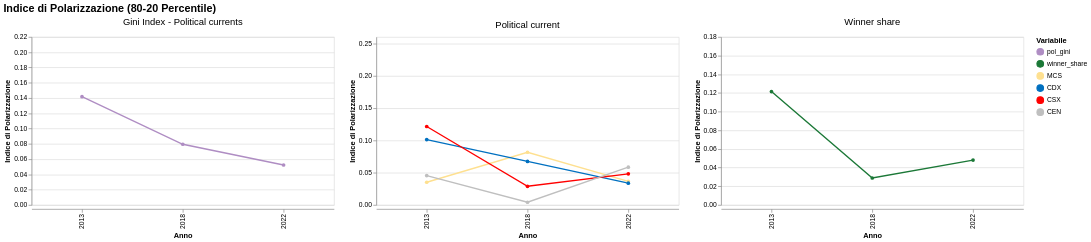

Vega-Lite specification for this chart:
### Vega-Lite specification from a JSON file in a GitHub repository (floating-point values rounded to 4 significant figures)
{"usermeta": {"embedOptions": {"theme": "fivethirtyeight"}}, "config": {"view": {"continuousWidth": 300, "continuousHeight": 300}}, "data": {"name": "data-5b9dac60241140b8bfc4793737256e51"}, "facet": {"field": "group", "header": {"labelFontSize": 14}, "title": null, "type": "nominal"}, "spec": {"layer": [{"mark": {"type": "line", "point": true}, "encoding": {"color": {"field": "variable_label", "scale": {"domain": ["pol_gini", "winner_share", "MCS", "CDX", "CSX", "CEN"], "range": ["#af8dc3", "#1b7837", "#fee090", "#0070C0", "#FF0000", "#BFBFBF"]}, "title": "Variabile", "type": "nominal"}, "tooltip": [{"field": "CITY", "title": "Città", "type": "nominal"}, {"field": "variable", "title": "Variabile", "type": "nominal"}, {"field": "YEAR", "title": "Anno", "type": "ordinal"}, {"field": "polar_80_20", "format": ".3f", "title": "80/20 Ratio", "type": "quantitative"}, {"field": "p_value", "format": ".3f", "title": "p-value", "type": "quantitative"}], "x": {"field": "YEAR", "title": "Anno", "type": "ordinal"}, "y": {"field": "polar_80_20", "title": "Indice di Polarizzazione", "type": "quantitative"}}, "transform": [{"joinaggregate": [{"op": "min", "field": "polar_80_20", "as": "y_min"}, {"op": "max", "field": "polar_80_20", "as": "y_max"}], "groupby": ["group"]}, {"filter": "(datum.CITY === Città)"}]}, {"mark": {"type": "rule", "opacity": 0}, "encoding": {"y": {"field": "y_min", "type": "quantitative"}, "y2": {"field": "y_max"}}, "transform": [{"joinaggregate": [{"op": "min", "field": "polar_80_20", "as": "y_min"}, {"op": "max", "field": "polar_80_20", "as": "y_max"}], "groupby": ["group"]}]}], "height": 250, "width": 450}, "columns": 3, "params": [{"name": "Città", "bind": {"input": "select", "options": ["Bologna", "Firenze", "Milano", "Napoli", "Roma", "Torino"], "name": "Città: "}, "value": "Bologna"}], "resolve": {"scale": {"y": "independent"}}, "title": {"text": "Indice di Polarizzazione (80-20 Percentile)", "fontSize": 16}, "$schema": "https://vega.github.io/schema/vega-lite/v5.20.1.json", "datasets": {"data-5b9dac60241140b8bfc4793737256e51": [{"CITY": "Bologna", "YEAR": 2013, "variable": "pol_gini", "moran_I": 0.4213, "p_value": 0.001, "z_score": 4.729, "expected_I": -0.0625, "n_areas": 17, "n_islands": 0.0, "n_components": 1.0, "note": "ok", "polar_80_20": 0.1418, "variable_label": "pol_gini", "group": "Gini Index - Political currents"}, {"CITY": "Bologna", "YEAR": 2018, "variable": "pol_gini", "moran_I": 0.2624, "p_value": 0.009, "z_score": 2.968, "expected_I": -0.0625, "n_areas": 17, "n_islands": 0.0, "n_components": 1.0, "note": "ok", "polar_80_20": 0.0795, "variable_label": "pol_gini", "group": "Gini Index - Political currents"}, {"CITY": "Bologna", "YEAR": 2022, "variable": "pol_gini", "moran_I": 0.3092, "p_value": 0.002, "z_score": 3.658, "expected_I": -0.0625, "n_areas": 17, "n_islands": 0.0, "n_components": 1.0, "note": "ok", "polar_80_20": 0.05236, "variable_label": "pol_gini", "group": "Gini Index - Political currents"}, {"CITY": "Firenze", "YEAR": 2013, "variable": "pol_gini", "moran_I": 0.3039, "p_value": 0.002, "z_score": 4.358, "expected_I": -0.01961, "n_areas": 52, "n_islands": 0.0, "n_components": 1.0, "note": "ok", "polar_80_20": 0.1078, "variable_label": "pol_gini", "group": "Gini Index - Political currents"}, {"CITY": "Firenze", "YEAR": 2018, "variable": "pol_gini", "moran_I": 0.4095, "p_value": 0.001, "z_score": 5.692, "expected_I": -0.01961, "n_areas": 52, "n_islands": 0.0, "n_components": 1.0, "note": "ok", "polar_80_20": 0.08046, "variable_label": "pol_gini", "group": "Gini Index - Political currents"}, {"CITY": "Firenze", "YEAR": 2022, "variable": "pol_gini", "moran_I": -0.08583, "p_value": 0.193, "z_score": -0.8838, "expected_I": -0.02, "n_areas": 51, "n_islands": 0.0, "n_components": 1.0, "note": "ok", "polar_80_20": 0.04824, "variable_label": "pol_gini", "group": "Gini Index - Political currents"}, {"CITY": "Milano", "YEAR": 2013, "variable": "pol_gini", "moran_I": 0.2334, "p_value": 0.003, "z_score": 3.586, "expected_I": -0.01493, "n_areas": 68, "n_islands": 0.0, "n_components": 1.0, "note": "ok", "polar_80_20": 0.04914, "variable_label": "pol_gini", "group": "Gini Index - Political currents"}, {"CITY": "Milano", "YEAR": 2018, "variable": "pol_gini", "moran_I": 0.7011, "p_value": 0.001, "z_score": 10.29, "expected_I": -0.01493, "n_areas": 68, "n_islands": 0.0, "n_components": 1.0, "note": "ok", "polar_80_20": 0.1243, "variable_label": "pol_gini", "group": "Gini Index - Political currents"}, {"CITY": "Milano", "YEAR": 2022, "variable": "pol_gini", "moran_I": 0.2556, "p_value": 0.002, "z_score": 3.887, "expected_I": -0.01493, "n_areas": 68, "n_islands": 0.0, "n_components": 1.0, "note": "ok", "polar_80_20": 0.0619, "variable_label": "pol_gini", "group": "Gini Index - Political currents"}, {"CITY": "Napoli", "YEAR": 2013, "variable": "pol_gini", "moran_I": 0.1131, "p_value": 0.074, "z_score": 1.597, "expected_I": -0.03571, "n_areas": 29, "n_islands": 0.0, "n_components": 1.0, "note": "ok", "polar_80_20": 0.07225, "variable_label": "pol_gini", "group": "Gini Index - Political currents"}, {"CITY": "Napoli", "YEAR": 2018, "variable": "pol_gini", "moran_I": 0.5153, "p_value": 0.001, "z_score": 6.075, "expected_I": -0.03571, "n_areas": 29, "n_islands": 0.0, "n_components": 1.0, "note": "ok", "polar_80_20": 0.1636, "variable_label": "pol_gini", "group": "Gini Index - Political currents"}, {"CITY": "Napoli", "YEAR": 2022, "variable": "pol_gini", "moran_I": 0.4778, "p_value": 0.001, "z_score": 5.76, "expected_I": -0.03571, "n_areas": 29, "n_islands": 0.0, "n_components": 1.0, "note": "ok", "polar_80_20": 0.2007, "variable_label": "pol_gini", "group": "Gini Index - Political currents"}, {"CITY": "Roma", "YEAR": 2013, "variable": "pol_gini", "moran_I": 0.3019, "p_value": 0.001, "z_score": 5.987, "expected_I": -0.0102, "n_areas": 99, "n_islands": 0.0, "n_components": 1.0, "note": "ok", "polar_80_20": 0.07039, "variable_label": "pol_gini", "group": "Gini Index - Political currents"}, {"CITY": "Roma", "YEAR": 2018, "variable": "pol_gini", "moran_I": 0.619, "p_value": 0.001, "z_score": 10.94, "expected_I": -0.0102, "n_areas": 99, "n_islands": 0.0, "n_components": 1.0, "note": "ok", "polar_80_20": 0.1308, "variable_label": "pol_gini", "group": "Gini Index - Political currents"}, {"CITY": "Roma", "YEAR": 2022, "variable": "pol_gini", "moran_I": 0.3678, "p_value": 0.001, "z_score": 6.978, "expected_I": -0.01031, "n_areas": 98, "n_islands": 0.0, "n_components": 1.0, "note": "ok", "polar_80_20": 0.0844, "variable_label": "pol_gini", "group": "Gini Index - Political currents"}, {"CITY": "Torino", "YEAR": 2013, "variable": "pol_gini", "moran_I": 0.2186, "p_value": 0.001, "z_score": 3.332, "expected_I": -0.01408, "n_areas": 72, "n_islands": 0.0, "n_components": 1.0, "note": "ok", "polar_80_20": 0.07119, "variable_label": "pol_gini", "group": "Gini Index - Political currents"}, {"CITY": "Torino", "YEAR": 2018, "variable": "pol_gini", "moran_I": 0.7142, "p_value": 0.001, "z_score": 10.53, "expected_I": -0.01408, "n_areas": 72, "n_islands": 0.0, "n_components": 1.0, "note": "ok", "polar_80_20": 0.1784, "variable_label": "pol_gini", "group": "Gini Index - Political currents"}, {"CITY": "Torino", "YEAR": 2022, "variable": "pol_gini", "moran_I": 0.3436, "p_value": 0.001, "z_score": 5.326, "expected_I": -0.01408, "n_areas": 72, "n_islands": 0.0, "n_components": 1.0, "note": "ok", "polar_80_20": 0.07377, "variable_label": "pol_gini", "group": "Gini Index - Political currents"}, {"CITY": "Bologna", "YEAR": 2013, "variable": "winner_share", "moran_I": 0.357, "p_value": 0.002, "z_score": 3.948, "expected_I": -0.0625, "n_areas": 17, "n_islands": 0.0, "n_components": 1.0, "note": "ok", "polar_80_20": 0.1215, "variable_label": "winner_share", "group": "Winner share"}, {"CITY": "Bologna", "YEAR": 2018, "variable": "winner_share", "moran_I": -0.01872, "p_value": 0.282, "z_score": 0.4669, "expected_I": -0.0625, "n_areas": 17, "n_islands": 0.0, "n_components": 1.0, "note": "ok", "polar_80_20": 0.0289, "variable_label": "winner_share", "group": "Winner share"}, {"CITY": "Bologna", "YEAR": 2022, "variable": "winner_share", "moran_I": 0.1548, "p_value": 0.033, "z_score": 2.05, "expected_I": -0.0625, "n_areas": 17, "n_islands": 0.0, "n_components": 1.0, "note": "ok", "polar_80_20": 0.04812, "variable_label": "winner_share", "group": "Winner share"}, {"CITY": "Firenze", "YEAR": 2013, "variable": "winner_share", "moran_I": 0.2467, "p_value": 0.002, "z_score": 3.457, "expected_I": -0.01961, "n_areas": 52, "n_islands": 0.0, "n_components": 1.0, "note": "ok", "polar_80_20": 0.08203, "variable_label": "winner_share", "group": "Winner share"}, {"CITY": "Firenze", "YEAR": 2018, "variable": "winner_share", "moran_I": 0.2088, "p_value": 0.004, "z_score": 3.014, "expected_I": -0.01961, "n_areas": 52, "n_islands": 0.0, "n_components": 1.0, "note": "ok", "polar_80_20": 0.07098, "variable_label": "winner_share", "group": "Winner share"}, {"CITY": "Firenze", "YEAR": 2022, "variable": "winner_share", "moran_I": -0.01974, "p_value": 0.475, "z_score": -0.01521, "expected_I": -0.02, "n_areas": 51, "n_islands": 0.0, "n_components": 1.0, "note": "ok", "polar_80_20": 0.05926, "variable_label": "winner_share", "group": "Winner share"}, {"CITY": "Milano", "YEAR": 2013, "variable": "winner_share", "moran_I": 0.02962, "p_value": 0.256, "z_score": 0.6453, "expected_I": -0.01493, "n_areas": 68, "n_islands": 0.0, "n_components": 1.0, "note": "ok", "polar_80_20": 0.03434, "variable_label": "winner_share", "group": "Winner share"}, {"CITY": "Milano", "YEAR": 2018, "variable": "winner_share", "moran_I": 0.5702, "p_value": 0.001, "z_score": 8.869, "expected_I": -0.01493, "n_areas": 68, "n_islands": 0.0, "n_components": 1.0, "note": "ok", "polar_80_20": 0.09536, "variable_label": "winner_share", "group": "Winner share"}, {"CITY": "Milano", "YEAR": 2022, "variable": "winner_share", "moran_I": 0.1787, "p_value": 0.006, "z_score": 2.779, "expected_I": -0.01493, "n_areas": 68, "n_islands": 0.0, "n_components": 1.0, "note": "ok", "polar_80_20": 0.0724, "variable_label": "winner_share", "group": "Winner share"}, {"CITY": "Napoli", "YEAR": 2013, "variable": "winner_share", "moran_I": -0.05276, "p_value": 0.456, "z_score": -0.1908, "expected_I": -0.03571, "n_areas": 29, "n_islands": 0.0, "n_components": 1.0, "note": "ok", "polar_80_20": 0.06305, "variable_label": "winner_share", "group": "Winner share"}, {"CITY": "Napoli", "YEAR": 2018, "variable": "winner_share", "moran_I": 0.5078, "p_value": 0.001, "z_score": 5.791, "expected_I": -0.03571, "n_areas": 29, "n_islands": 0.0, "n_components": 1.0, "note": "ok", "polar_80_20": 0.1789, "variable_label": "winner_share", "group": "Winner share"}, {"CITY": "Napoli", "YEAR": 2022, "variable": "winner_share", "moran_I": 0.5351, "p_value": 0.001, "z_score": 6.111, "expected_I": -0.03571, "n_areas": 29, "n_islands": 0.0, "n_components": 1.0, "note": "ok", "polar_80_20": 0.1551, "variable_label": "winner_share", "group": "Winner share"}, {"CITY": "Roma", "YEAR": 2013, "variable": "winner_share", "moran_I": 0.3277, "p_value": 0.001, "z_score": 6.057, "expected_I": -0.0102, "n_areas": 99, "n_islands": 0.0, "n_components": 1.0, "note": "ok", "polar_80_20": 0.064, "variable_label": "winner_share", "group": "Winner share"}, {"CITY": "Roma", "YEAR": 2018, "variable": "winner_share", "moran_I": 0.5313, "p_value": 0.001, "z_score": 9.862, "expected_I": -0.0102, "n_areas": 99, "n_islands": 0.0, "n_components": 1.0, "note": "ok", "polar_80_20": 0.08773, "variable_label": "winner_share", "group": "Winner share"}, {"CITY": "Roma", "YEAR": 2022, "variable": "winner_share", "moran_I": 0.3516, "p_value": 0.001, "z_score": 6.562, "expected_I": -0.01031, "n_areas": 98, "n_islands": 0.0, "n_components": 1.0, "note": "ok", "polar_80_20": 0.08898, "variable_label": "winner_share", "group": "Winner share"}, {"CITY": "Torino", "YEAR": 2013, "variable": "winner_share", "moran_I": 0.1628, "p_value": 0.011, "z_score": 2.618, "expected_I": -0.01408, "n_areas": 72, "n_islands": 0.0, "n_components": 1.0, "note": "ok", "polar_80_20": 0.04078, "variable_label": "winner_share", "group": "Winner share"}, {"CITY": "Torino", "YEAR": 2018, "variable": "winner_share", "moran_I": 0.6614, "p_value": 0.001, "z_score": 9.953, "expected_I": -0.01408, "n_areas": 72, "n_islands": 0.0, "n_components": 1.0, "note": "ok", "polar_80_20": 0.1186, "variable_label": "winner_share", "group": "Winner share"}, {"CITY": "Torino", "YEAR": 2022, "variable": "winner_share", "moran_I": 0.2896, "p_value": 0.001, "z_score": 4.486, "expected_I": -0.01408, "n_areas": 72, "n_islands": 0.0, "n_components": 1.0, "note": "ok", "polar_80_20": 0.07506, "variable_label": "winner_share", "group": "Winner share"}, {"CITY": "Bologna", "YEAR": 2013, "variable": "_MCS_share", "moran_I": 0.3206, "p_value": 0.001, "z_score": 3.603, "expected_I": -0.0625, "n_areas": 17, "n_islands": 0.0, "n_components": 1.0, "note": "ok", "polar_80_20": 0.03517, "variable_label": "MCS", "group": "Political current"}, {"CITY": "Bologna", "YEAR": 2018, "variable": "_MCS_share", "moran_I": 0.3877, "p_value": 0.001, "z_score": 4.455, "expected_I": -0.0625, "n_areas": 17, "n_islands": 0.0, "n_components": 1.0, "note": "ok", "polar_80_20": 0.08156, "variable_label": "MCS", "group": "Political current"}, {"CITY": "Bologna", "YEAR": 2022, "variable": "_MCS_share", "moran_I": 0.3549, "p_value": 0.001, "z_score": 3.797, "expected_I": -0.0625, "n_areas": 17, "n_islands": 0.0, "n_components": 1.0, "note": "ok", "polar_80_20": 0.03642, "variable_label": "MCS", "group": "Political current"}, {"CITY": "Firenze", "YEAR": 2013, "variable": "_MCS_share", "moran_I": 0.3943, "p_value": 0.001, "z_score": 5.509, "expected_I": -0.01961, "n_areas": 52, "n_islands": 0.0, "n_components": 1.0, "note": "ok", "polar_80_20": 0.03619, "variable_label": "MCS", "group": "Political current"}, {"CITY": "Firenze", "YEAR": 2018, "variable": "_MCS_share", "moran_I": 0.3074, "p_value": 0.001, "z_score": 4.575, "expected_I": -0.01961, "n_areas": 52, "n_islands": 0.0, "n_components": 1.0, "note": "ok", "polar_80_20": 0.07519, "variable_label": "MCS", "group": "Political current"}, {"CITY": "Firenze", "YEAR": 2022, "variable": "_MCS_share", "moran_I": 0.3693, "p_value": 0.001, "z_score": 5.088, "expected_I": -0.02, "n_areas": 51, "n_islands": 0.0, "n_components": 1.0, "note": "ok", "polar_80_20": 0.0407, "variable_label": "MCS", "group": "Political current"}, {"CITY": "Milano", "YEAR": 2013, "variable": "_MCS_share", "moran_I": 0.4775, "p_value": 0.001, "z_score": 7.144, "expected_I": -0.01493, "n_areas": 68, "n_islands": 0.0, "n_components": 1.0, "note": "ok", "polar_80_20": 0.05942, "variable_label": "MCS", "group": "Political current"}, {"CITY": "Milano", "YEAR": 2018, "variable": "_MCS_share", "moran_I": 0.6644, "p_value": 0.001, "z_score": 9.544, "expected_I": -0.01493, "n_areas": 68, "n_islands": 0.0, "n_components": 1.0, "note": "ok", "polar_80_20": 0.08918, "variable_label": "MCS", "group": "Political current"}, {"CITY": "Milano", "YEAR": 2022, "variable": "_MCS_share", "moran_I": 0.5466, "p_value": 0.001, "z_score": 8.538, "expected_I": -0.01493, "n_areas": 68, "n_islands": 0.0, "n_components": 1.0, "note": "ok", "polar_80_20": 0.05176, "variable_label": "MCS", "group": "Political current"}, {"CITY": "Napoli", "YEAR": 2013, "variable": "_MCS_share", "moran_I": 0.1404, "p_value": 0.042, "z_score": 1.853, "expected_I": -0.03571, "n_areas": 29, "n_islands": 0.0, "n_components": 1.0, "note": "ok", "polar_80_20": 0.03565, "variable_label": "MCS", "group": "Political current"}, {"CITY": "Napoli", "YEAR": 2018, "variable": "_MCS_share", "moran_I": 0.4664, "p_value": 0.001, "z_score": 5.162, "expected_I": -0.03571, "n_areas": 29, "n_islands": 0.0, "n_components": 1.0, "note": "ok", "polar_80_20": 0.1789, "variable_label": "MCS", "group": "Political current"}, {"CITY": "Napoli", "YEAR": 2022, "variable": "_MCS_share", "moran_I": 0.4926, "p_value": 0.001, "z_score": 5.805, "expected_I": -0.03571, "n_areas": 29, "n_islands": 0.0, "n_components": 1.0, "note": "ok", "polar_80_20": 0.2426, "variable_label": "MCS", "group": "Political current"}, {"CITY": "Roma", "YEAR": 2013, "variable": "_MCS_share", "moran_I": 0.781, "p_value": 0.001, "z_score": 14.0, "expected_I": -0.0102, "n_areas": 99, "n_islands": 0.0, "n_components": 1.0, "note": "ok", "polar_80_20": 0.1411, "variable_label": "MCS", "group": "Political current"}, {"CITY": "Roma", "YEAR": 2018, "variable": "_MCS_share", "moran_I": 0.8009, "p_value": 0.001, "z_score": 14.06, "expected_I": -0.0102, "n_areas": 99, "n_islands": 0.0, "n_components": 1.0, "note": "ok", "polar_80_20": 0.1976, "variable_label": "MCS", "group": "Political current"}, {"CITY": "Roma", "YEAR": 2022, "variable": "_MCS_share", "moran_I": 0.7633, "p_value": 0.001, "z_score": 14.07, "expected_I": -0.01031, "n_areas": 98, "n_islands": 0.0, "n_components": 1.0, "note": "ok", "polar_80_20": 0.08728, "variable_label": "MCS", "group": "Political current"}, {"CITY": "Torino", "YEAR": 2013, "variable": "_MCS_share", "moran_I": 0.6218, "p_value": 0.001, "z_score": 9.532, "expected_I": -0.01408, "n_areas": 72, "n_islands": 0.0, "n_components": 1.0, "note": "ok", "polar_80_20": 0.1019, "variable_label": "MCS", "group": "Political current"}, {"CITY": "Torino", "YEAR": 2018, "variable": "_MCS_share", "moran_I": 0.6723, "p_value": 0.001, "z_score": 10.11, "expected_I": -0.01408, "n_areas": 72, "n_islands": 0.0, "n_components": 1.0, "note": "ok", "polar_80_20": 0.1518, "variable_label": "MCS", "group": "Political current"}, {"CITY": "Torino", "YEAR": 2022, "variable": "_MCS_share", "moran_I": 0.6515, "p_value": 0.001, "z_score": 10.1, "expected_I": -0.01408, "n_areas": 72, "n_islands": 0.0, "n_components": 1.0, "note": "ok", "polar_80_20": 0.08095, "variable_label": "MCS", "group": "Political current"}, {"CITY": "Bologna", "YEAR": 2013, "variable": "_CDX_share", "moran_I": 0.3403, "p_value": 0.002, "z_score": 3.925, "expected_I": -0.0625, "n_areas": 17, "n_islands": 0.0, "n_components": 1.0, "note": "ok", "polar_80_20": 0.1011, "variable_label": "CDX", "group": "Political current"}, {"CITY": "Bologna", "YEAR": 2018, "variable": "_CDX_share", "moran_I": 0.3403, "p_value": 0.001, "z_score": 4.041, "expected_I": -0.0625, "n_areas": 17, "n_islands": 0.0, "n_components": 1.0, "note": "ok", "polar_80_20": 0.06741, "variable_label": "CDX", "group": "Political current"}, {"CITY": "Bologna", "YEAR": 2022, "variable": "_CDX_share", "moran_I": -0.05347, "p_value": 0.406, "z_score": 0.123, "expected_I": -0.0625, "n_areas": 17, "n_islands": 0.0, "n_components": 1.0, "note": "ok", "polar_80_20": 0.03367, "variable_label": "CDX", "group": "Political current"}, {"CITY": "Firenze", "YEAR": 2013, "variable": "_CDX_share", "moran_I": 0.1743, "p_value": 0.008, "z_score": 2.783, "expected_I": -0.01961, "n_areas": 52, "n_islands": 0.0, "n_components": 1.0, "note": "ok", "polar_80_20": 0.06612, "variable_label": "CDX", "group": "Political current"}, {"CITY": "Firenze", "YEAR": 2018, "variable": "_CDX_share", "moran_I": -0.06646, "p_value": 0.237, "z_score": -0.7246, "expected_I": -0.01961, "n_areas": 52, "n_islands": 0.0, "n_components": 1.0, "note": "ok", "polar_80_20": 0.05435, "variable_label": "CDX", "group": "Political current"}, {"CITY": "Firenze", "YEAR": 2022, "variable": "_CDX_share", "moran_I": 0.07286, "p_value": 0.111, "z_score": 1.256, "expected_I": -0.02, "n_areas": 51, "n_islands": 0.0, "n_components": 1.0, "note": "ok", "polar_80_20": 0.06401, "variable_label": "CDX", "group": "Political current"}, {"CITY": "Milano", "YEAR": 2013, "variable": "_CDX_share", "moran_I": 0.05784, "p_value": 0.145, "z_score": 1.087, "expected_I": -0.01493, "n_areas": 68, "n_islands": 0.0, "n_components": 1.0, "note": "ok", "polar_80_20": 0.04504, "variable_label": "CDX", "group": "Political current"}, {"CITY": "Milano", "YEAR": 2018, "variable": "_CDX_share", "moran_I": 0.1479, "p_value": 0.019, "z_score": 2.251, "expected_I": -0.01493, "n_areas": 68, "n_islands": 0.0, "n_components": 1.0, "note": "ok", "polar_80_20": 0.05432, "variable_label": "CDX", "group": "Political current"}, {"CITY": "Milano", "YEAR": 2022, "variable": "_CDX_share", "moran_I": 0.471, "p_value": 0.001, "z_score": 6.617, "expected_I": -0.01493, "n_areas": 68, "n_islands": 0.0, "n_components": 1.0, "note": "ok", "polar_80_20": 0.1069, "variable_label": "CDX", "group": "Political current"}, {"CITY": "Napoli", "YEAR": 2013, "variable": "_CDX_share", "moran_I": 0.2129, "p_value": 0.013, "z_score": 2.61, "expected_I": -0.03571, "n_areas": 29, "n_islands": 0.0, "n_components": 1.0, "note": "ok", "polar_80_20": 0.1227, "variable_label": "CDX", "group": "Political current"}, {"CITY": "Napoli", "YEAR": 2018, "variable": "_CDX_share", "moran_I": 0.009148, "p_value": 0.3, "z_score": 0.4181, "expected_I": -0.03571, "n_areas": 29, "n_islands": 0.0, "n_components": 1.0, "note": "ok", "polar_80_20": 0.08294, "variable_label": "CDX", "group": "Political current"}, {"CITY": "Napoli", "YEAR": 2022, "variable": "_CDX_share", "moran_I": 0.02774, "p_value": 0.209, "z_score": 0.7738, "expected_I": -0.03571, "n_areas": 29, "n_islands": 0.0, "n_components": 1.0, "note": "ok", "polar_80_20": 0.05782, "variable_label": "CDX", "group": "Political current"}, {"CITY": "Roma", "YEAR": 2013, "variable": "_CDX_share", "moran_I": 0.3942, "p_value": 0.001, "z_score": 7.04, "expected_I": -0.0102, "n_areas": 99, "n_islands": 0.0, "n_components": 1.0, "note": "ok", "polar_80_20": 0.08006, "variable_label": "CDX", "group": "Political current"}, {"CITY": "Roma", "YEAR": 2018, "variable": "_CDX_share", "moran_I": 0.3484, "p_value": 0.001, "z_score": 6.441, "expected_I": -0.0102, "n_areas": 99, "n_islands": 0.0, "n_components": 1.0, "note": "ok", "polar_80_20": 0.08319, "variable_label": "CDX", "group": "Political current"}, {"CITY": "Roma", "YEAR": 2022, "variable": "_CDX_share", "moran_I": 0.528, "p_value": 0.001, "z_score": 9.667, "expected_I": -0.01031, "n_areas": 98, "n_islands": 0.0, "n_components": 1.0, "note": "ok", "polar_80_20": 0.1304, "variable_label": "CDX", "group": "Political current"}, {"CITY": "Torino", "YEAR": 2013, "variable": "_CDX_share", "moran_I": 0.2754, "p_value": 0.001, "z_score": 4.492, "expected_I": -0.01408, "n_areas": 72, "n_islands": 0.0, "n_components": 1.0, "note": "ok", "polar_80_20": 0.0444, "variable_label": "CDX", "group": "Political current"}, {"CITY": "Torino", "YEAR": 2018, "variable": "_CDX_share", "moran_I": 0.3241, "p_value": 0.001, "z_score": 5.145, "expected_I": -0.01408, "n_areas": 72, "n_islands": 0.0, "n_components": 1.0, "note": "ok", "polar_80_20": 0.06248, "variable_label": "CDX", "group": "Political current"}, {"CITY": "Torino", "YEAR": 2022, "variable": "_CDX_share", "moran_I": 0.6268, "p_value": 0.001, "z_score": 9.511, "expected_I": -0.01408, "n_areas": 72, "n_islands": 0.0, "n_components": 1.0, "note": "ok", "polar_80_20": 0.132, "variable_label": "CDX", "group": "Political current"}, {"CITY": "Bologna", "YEAR": 2013, "variable": "_CSX_share", "moran_I": 0.357, "p_value": 0.002, "z_score": 4.131, "expected_I": -0.0625, "n_areas": 17, "n_islands": 0.0, "n_components": 1.0, "note": "ok", "polar_80_20": 0.1215, "variable_label": "CSX", "group": "Political current"}, {"CITY": "Bologna", "YEAR": 2018, "variable": "_CSX_share", "moran_I": -0.01872, "p_value": 0.327, "z_score": 0.3853, "expected_I": -0.0625, "n_areas": 17, "n_islands": 0.0, "n_components": 1.0, "note": "ok", "polar_80_20": 0.0289, "variable_label": "CSX", "group": "Political current"}, {"CITY": "Bologna", "YEAR": 2022, "variable": "_CSX_share", "moran_I": 0.1548, "p_value": 0.037, "z_score": 2.047, "expected_I": -0.0625, "n_areas": 17, "n_islands": 0.0, "n_components": 1.0, "note": "ok", "polar_80_20": 0.04812, "variable_label": "CSX", "group": "Political current"}, {"CITY": "Firenze", "YEAR": 2013, "variable": "_CSX_share", "moran_I": 0.1721, "p_value": 0.006, "z_score": 2.71, "expected_I": -0.01961, "n_areas": 52, "n_islands": 0.0, "n_components": 1.0, "note": "ok", "polar_80_20": 0.08203, "variable_label": "CSX", "group": "Political current"}, {"CITY": "Firenze", "YEAR": 2018, "variable": "_CSX_share", "moran_I": 0.2088, "p_value": 0.006, "z_score": 2.927, "expected_I": -0.01961, "n_areas": 52, "n_islands": 0.0, "n_components": 1.0, "note": "ok", "polar_80_20": 0.07098, "variable_label": "CSX", "group": "Political current"}, {"CITY": "Firenze", "YEAR": 2022, "variable": "_CSX_share", "moran_I": -0.05495, "p_value": 0.34, "z_score": -0.4697, "expected_I": -0.02, "n_areas": 51, "n_islands": 0.0, "n_components": 1.0, "note": "ok", "polar_80_20": 0.05948, "variable_label": "CSX", "group": "Political current"}, {"CITY": "Milano", "YEAR": 2013, "variable": "_CSX_share", "moran_I": 0.2193, "p_value": 0.004, "z_score": 3.571, "expected_I": -0.01493, "n_areas": 68, "n_islands": 0.0, "n_components": 1.0, "note": "ok", "polar_80_20": 0.0524, "variable_label": "CSX", "group": "Political current"}, {"CITY": "Milano", "YEAR": 2018, "variable": "_CSX_share", "moran_I": 0.6187, "p_value": 0.001, "z_score": 8.97, "expected_I": -0.01493, "n_areas": 68, "n_islands": 0.0, "n_components": 1.0, "note": "ok", "polar_80_20": 0.1449, "variable_label": "CSX", "group": "Political current"}, {"CITY": "Milano", "YEAR": 2022, "variable": "_CSX_share", "moran_I": 0.1974, "p_value": 0.003, "z_score": 3.172, "expected_I": -0.01493, "n_areas": 68, "n_islands": 0.0, "n_components": 1.0, "note": "ok", "polar_80_20": 0.08463, "variable_label": "CSX", "group": "Political current"}, {"CITY": "Napoli", "YEAR": 2013, "variable": "_CSX_share", "moran_I": 0.1799, "p_value": 0.023, "z_score": 2.24, "expected_I": -0.03571, "n_areas": 29, "n_islands": 0.0, "n_components": 1.0, "note": "ok", "polar_80_20": 0.1157, "variable_label": "CSX", "group": "Political current"}, {"CITY": "Napoli", "YEAR": 2018, "variable": "_CSX_share", "moran_I": 0.5704, "p_value": 0.001, "z_score": 6.721, "expected_I": -0.03571, "n_areas": 29, "n_islands": 0.0, "n_components": 1.0, "note": "ok", "polar_80_20": 0.1605, "variable_label": "CSX", "group": "Political current"}, {"CITY": "Napoli", "YEAR": 2022, "variable": "_CSX_share", "moran_I": 0.552, "p_value": 0.001, "z_score": 6.156, "expected_I": -0.03571, "n_areas": 29, "n_islands": 0.0, "n_components": 1.0, "note": "ok", "polar_80_20": 0.1235, "variable_label": "CSX", "group": "Political current"}, {"CITY": "Roma", "YEAR": 2013, "variable": "_CSX_share", "moran_I": 0.4162, "p_value": 0.001, "z_score": 7.706, "expected_I": -0.0102, "n_areas": 99, "n_islands": 0.0, "n_components": 1.0, "note": "ok", "polar_80_20": 0.1127, "variable_label": "CSX", "group": "Political current"}, {"CITY": "Roma", "YEAR": 2018, "variable": "_CSX_share", "moran_I": 0.704, "p_value": 0.001, "z_score": 12.66, "expected_I": -0.0102, "n_areas": 99, "n_islands": 0.0, "n_components": 1.0, "note": "ok", "polar_80_20": 0.2019, "variable_label": "CSX", "group": "Political current"}, {"CITY": "Roma", "YEAR": 2022, "variable": "_CSX_share", "moran_I": 0.494, "p_value": 0.001, "z_score": 8.822, "expected_I": -0.01031, "n_areas": 98, "n_islands": 0.0, "n_components": 1.0, "note": "ok", "polar_80_20": 0.1347, "variable_label": "CSX", "group": "Political current"}, {"CITY": "Torino", "YEAR": 2013, "variable": "_CSX_share", "moran_I": 0.1488, "p_value": 0.02, "z_score": 2.381, "expected_I": -0.01408, "n_areas": 72, "n_islands": 0.0, "n_components": 1.0, "note": "ok", "polar_80_20": 0.05446, "variable_label": "CSX", "group": "Political current"}, {"CITY": "Torino", "YEAR": 2018, "variable": "_CSX_share", "moran_I": 0.6954, "p_value": 0.001, "z_score": 10.54, "expected_I": -0.01408, "n_areas": 72, "n_islands": 0.0, "n_components": 1.0, "note": "ok", "polar_80_20": 0.1747, "variable_label": "CSX", "group": "Political current"}, {"CITY": "Torino", "YEAR": 2022, "variable": "_CSX_share", "moran_I": 0.5428, "p_value": 0.001, "z_score": 8.233, "expected_I": -0.01408, "n_areas": 72, "n_islands": 0.0, "n_components": 1.0, "note": "ok", "polar_80_20": 0.1278, "variable_label": "CSX", "group": "Political current"}, {"CITY": "Bologna", "YEAR": 2013, "variable": "_CEN_share", "moran_I": 0.4431, "p_value": 0.001, "z_score": 4.896, "expected_I": -0.0625, "n_areas": 17, "n_islands": 0.0, "n_components": 1.0, "note": "ok", "polar_80_20": 0.04554, "variable_label": "CEN", "group": "Political current"}, {"CITY": "Bologna", "YEAR": 2018, "variable": "_CEN_share", "moran_I": 0.3083, "p_value": 0.002, "z_score": 3.681, "expected_I": -0.0625, "n_areas": 17, "n_islands": 0.0, "n_components": 1.0, "note": "ok", "polar_80_20": 0.004212, "variable_label": "CEN", "group": "Political current"}, {"CITY": "Bologna", "YEAR": 2022, "variable": "_CEN_share", "moran_I": 0.4034, "p_value": 0.001, "z_score": 4.452, "expected_I": -0.0625, "n_areas": 17, "n_islands": 0.0, "n_components": 1.0, "note": "ok", "polar_80_20": 0.05844, "variable_label": "CEN", "group": "Political current"}, {"CITY": "Firenze", "YEAR": 2013, "variable": "_CEN_share", "moran_I": 0.4453, "p_value": 0.001, "z_score": 5.967, "expected_I": -0.01961, "n_areas": 52, "n_islands": 0.0, "n_components": 1.0, "note": "ok", "polar_80_20": 0.04704, "variable_label": "CEN", "group": "Political current"}, {"CITY": "Firenze", "YEAR": 2018, "variable": "_CEN_share", "moran_I": 0.04368, "p_value": 0.168, "z_score": 0.8386, "expected_I": -0.01961, "n_areas": 52, "n_islands": 0.0, "n_components": 1.0, "note": "ok", "polar_80_20": 0.004169, "variable_label": "CEN", "group": "Political current"}, {"CITY": "Firenze", "YEAR": 2022, "variable": "_CEN_share", "moran_I": 0.3096, "p_value": 0.001, "z_score": 4.297, "expected_I": -0.02, "n_areas": 51, "n_islands": 0.0, "n_components": 1.0, "note": "ok", "polar_80_20": 0.04506, "variable_label": "CEN", "group": "Political current"}, {"CITY": "Milano", "YEAR": 2013, "variable": "_CEN_share", "moran_I": 0.6902, "p_value": 0.001, "z_score": 10.21, "expected_I": -0.01493, "n_areas": 68, "n_islands": 0.0, "n_components": 1.0, "note": "ok", "polar_80_20": 0.06491, "variable_label": "CEN", "group": "Political current"}, {"CITY": "Milano", "YEAR": 2018, "variable": "_CEN_share", "moran_I": 0.02966, "p_value": 0.248, "z_score": 0.6555, "expected_I": -0.01493, "n_areas": 68, "n_islands": 0.0, "n_components": 1.0, "note": "ok", "polar_80_20": 0.007254, "variable_label": "CEN", "group": "Political current"}, {"CITY": "Milano", "YEAR": 2022, "variable": "_CEN_share", "moran_I": 0.6741, "p_value": 0.001, "z_score": 9.709, "expected_I": -0.01493, "n_areas": 68, "n_islands": 0.0, "n_components": 1.0, "note": "ok", "polar_80_20": 0.1046, "variable_label": "CEN", "group": "Political current"}, {"CITY": "Napoli", "YEAR": 2013, "variable": "_CEN_share", "moran_I": 0.2909, "p_value": 0.002, "z_score": 3.697, "expected_I": -0.03571, "n_areas": 29, "n_islands": 0.0, "n_components": 1.0, "note": "ok", "polar_80_20": 0.04127, "variable_label": "CEN", "group": "Political current"}, {"CITY": "Napoli", "YEAR": 2018, "variable": "_CEN_share", "moran_I": 0.2181, "p_value": 0.017, "z_score": 2.703, "expected_I": -0.03571, "n_areas": 29, "n_islands": 0.0, "n_components": 1.0, "note": "ok", "polar_80_20": 0.009125, "variable_label": "CEN", "group": "Political current"}, {"CITY": "Napoli", "YEAR": 2022, "variable": "_CEN_share", "moran_I": 0.3371, "p_value": 0.001, "z_score": 4.174, "expected_I": -0.03571, "n_areas": 29, "n_islands": 0.0, "n_components": 1.0, "note": "ok", "polar_80_20": 0.05284, "variable_label": "CEN", "group": "Political current"}, {"CITY": "Roma", "YEAR": 2013, "variable": "_CEN_share", "moran_I": 0.6425, "p_value": 0.001, "z_score": 11.17, "expected_I": -0.0102, "n_areas": 99, "n_islands": 0.0, "n_components": 1.0, "note": "ok", "polar_80_20": 0.05569, "variable_label": "CEN", "group": "Political current"}, {"CITY": "Roma", "YEAR": 2018, "variable": "_CEN_share", "moran_I": 0.1957, "p_value": 0.004, "z_score": 3.614, "expected_I": -0.0102, "n_areas": 99, "n_islands": 0.0, "n_components": 1.0, "note": "ok", "polar_80_20": 0.005644, "variable_label": "CEN", "group": "Political current"}, {"CITY": "Roma", "YEAR": 2022, "variable": "_CEN_share", "moran_I": 0.7327, "p_value": 0.001, "z_score": 12.67, "expected_I": -0.01031, "n_areas": 98, "n_islands": 0.0, "n_components": 1.0, "note": "ok", "polar_80_20": 0.09953, "variable_label": "CEN", "group": "Political current"}, {"CITY": "Torino", "YEAR": 2013, "variable": "_CEN_share", "moran_I": 0.4995, "p_value": 0.001, "z_score": 7.534, "expected_I": -0.01408, "n_areas": 72, "n_islands": 0.0, "n_components": 1.0, "note": "ok", "polar_80_20": 0.08249, "variable_label": "CEN", "group": "Political current"}, {"CITY": "Torino", "YEAR": 2018, "variable": "_CEN_share", "moran_I": 0.02763, "p_value": 0.227, "z_score": 0.6932, "expected_I": -0.01408, "n_areas": 72, "n_islands": 0.0, "n_components": 1.0, "note": "ok", "polar_80_20": 0.004643, "variable_label": "CEN", "group": "Political current"}, {"CITY": "Torino", "YEAR": 2022, "variable": "_CEN_share", "moran_I": 0.6022, "p_value": 0.001, "z_score": 9.116, "expected_I": -0.01408, "n_areas": 72, "n_islands": 0.0, "n_components": 1.0, "note": "ok", "polar_80_20": 0.1022, "variable_label": "CEN", "group": "Political current"}]}}
